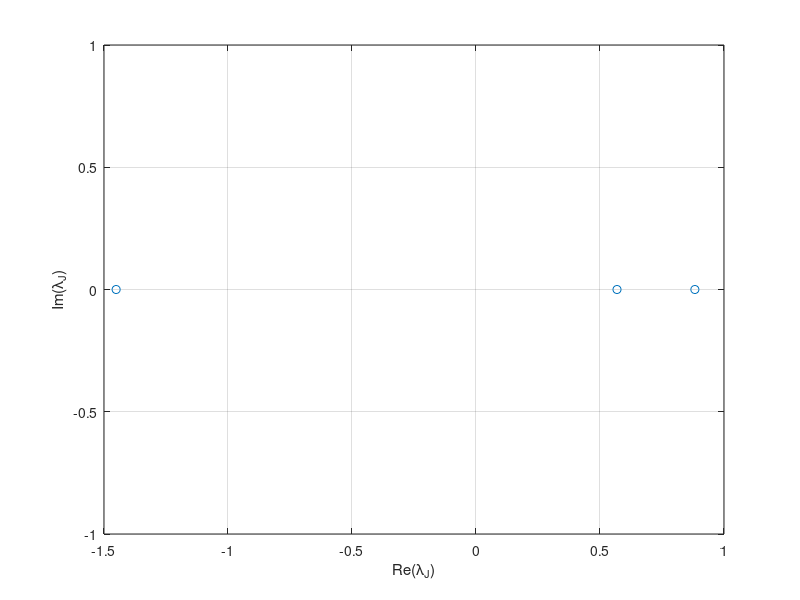

Source code (MATLAB): (Note: this script raises an error after producing the figure.)
clear all;

%% Onset Conditions
% dimension:
N=3;
% correlation paramter:
eta=1.;
% amplitude
JAmp=1;
% Sparsity of J
Mdensity=0;
% Tot time 
tot_time=1000;
% Delta t:
Dt=0.5;
% Temperature: Increase it!!!
T=0.1;
% Initialise
J=zeros(N,N);
%x=zeros(N,N_tot);
% ICs
var_ICs_X=0.01;
x(:,1)=var_ICs_X*randn(N,1);
M=sum(x(:,1).^2);
% Fix the constraint sum x^2=N for all t
x(:,1)=x(:,1)*sqrt(N)/sqrt(M);

%% Generate Random Matrix:
if eta==0
    J=JAmp/sqrt(N)*randn(N);   
 % In case you want sparse:  
 % J=JAmp/sqrt(n)*sprandn(n,n,Mdensity);
J=J-diag(diag(J));
else
    a=sqrt(1-eta^2);
    a=sqrt((1-a)/2);
    b=eta/(2*a);    
    J=JAmp/sqrt(N)*randn(N);    
 % In case you want sparse:  
 % J=JAmp/sqrt(n)*sprandn(n,n,Mdensity);
    J=a*J+b*J';
    J=J-diag(diag(J));
end;
figure;
plot(real(eig(J)),imag(eig(J)),'o');hold on;grid on;
xlabel('Re(\lambda_J)');
ylabel('Im(\lambda_J)')
hold on;
%% run multiple time steps
%time steps are generated as Dt*2^-i for i \in {2,.. 14}
for i=1:14
    [C,m(i),s(i)]=step(Dt/(2^i),x,J,N,T,tot_time);
%plot(2+Dt:Dt:tot_time,C(find(mask>2)))% if you want to plot, wait for
%stationarity after 2
end
save('correlation')
